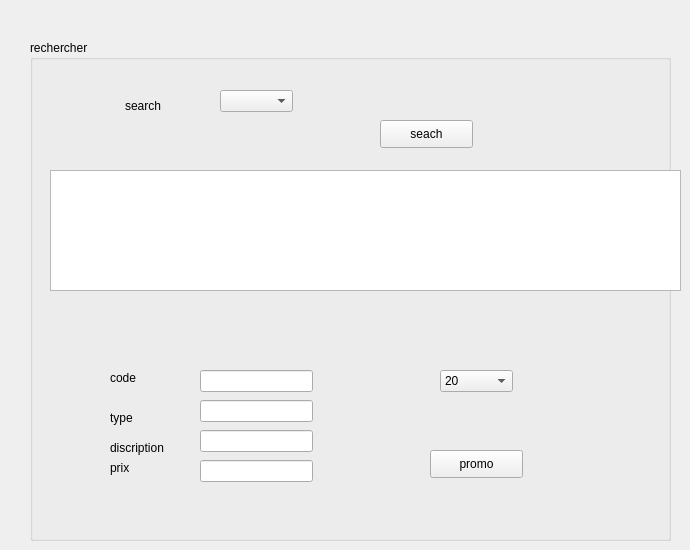
         <widget class="QWidget" name="rechercher_3">
          <attribute name="title">
           <string>recherhcer</string>
          </attribute>
          <widget class="QTableView" name="table_search_3">
           <property name="geometry">
            <rect>
             <x>50</x>
             <y>170</y>
             <width>631</width>
             <height>121</height>
            </rect>
           </property>
          </widget>
          <widget class="QLabel" name="label_143">
           <property name="geometry">
            <rect>
             <x>125</x>
             <y>95</y>
             <width>91</width>
             <height>21</height>
            </rect>
           </property>
           <property name="text">
            <string>search</string>
           </property>
          </widget>
          <widget class="QGroupBox" name="groupBox_26">
           <property name="geometry">
            <rect>
             <x>30</x>
             <y>40</y>
             <width>641</width>
             <height>501</height>
            </rect>
           </property>
           <property name="title">
            <string>rechercher</string>
           </property>
           <widget class="QComboBox" name="comboBox_code_search_3">
            <property name="geometry">
             <rect>
              <x>190</x>
              <y>50</y>
              <width>73</width>
              <height>22</height>
             </rect>
            </property>
           </widget>
           <widget class="QLineEdit" name="txt_code_3">
            <property name="geometry">
             <rect>
              <x>170</x>
              <y>330</y>
              <width>113</width>
              <height>22</height>
             </rect>
            </property>
           </widget>
           <widget class="QLineEdit" name="txt_type_3">
            <property name="geometry">
             <rect>
              <x>170</x>
              <y>360</y>
              <width>113</width>
              <height>22</height>
             </rect>
            </property>
           </widget>
           <widget class="QLineEdit" name="txt_description_3">
            <property name="geometry">
             <rect>
              <x>170</x>
              <y>390</y>
              <width>113</width>
              <height>22</height>
             </rect>
            </property>
           </widget>
           <widget class="QLineEdit" name="txt_prix_3">
            <property name="geometry">
             <rect>
              <x>170</x>
              <y>420</y>
              <width>113</width>
              <height>22</height>
             </rect>
            </property>
           </widget>
           <widget class="QPushButton" name="search_pb_3">
            <property name="geometry">
             <rect>
              <x>350</x>
              <y>80</y>
              <width>93</width>
              <height>28</height>
             </rect>
            </property>
            <property name="text">
             <string>seach</string>
            </property>
           </widget>
           <widget class="QPushButton" name="promo_pb_3">
            <property name="geometry">
             <rect>
              <x>400</x>
              <y>410</y>
              <width>93</width>
              <height>28</height>
             </rect>
            </property>
            <property name="text">
             <string>promo</string>
            </property>
           </widget>
           <widget class="QComboBox" name="prom_box_3">
            <property name="geometry">
             <rect>
              <x>410</x>
              <y>330</y>
              <width>73</width>
              <height>22</height>
             </rect>
            </property>
            <item>
             <property name="text">
              <string>20</string>
             </property>
            </item>
            <item>
             <property name="text">
              <string>50</string>
             </property>
            </item>
            <item>
             <property name="text">
              <string>75</string>
             </property>
            </item>
           </widget>
           <widget class="QLabel" name="label_144">
            <property name="geometry">
             <rect>
              <x>80</x>
              <y>330</y>
              <width>56</width>
              <height>16</height>
             </rect>
            </property>
            <property name="text">
             <string>code</string>
            </property>
           </widget>
           <widget class="QLabel" name="label_145">
            <property name="geometry">
             <rect>
              <x>80</x>
              <y>370</y>
              <width>56</width>
              <height>16</height>
             </rect>
            </property>
            <property name="text">
             <string>type</string>
            </property>
           </widget>
           <widget class="QLabel" name="label_146">
            <property name="geometry">
             <rect>
              <x>80</x>
              <y>400</y>
              <width>71</width>
              <height>16</height>
             </rect>
            </property>
            <property name="text">
             <string>discription</string>
            </property>
           </widget>
           <widget class="QLabel" name="label_147">
            <property name="geometry">
             <rect>
              <x>80</x>
              <y>420</y>
              <width>56</width>
              <height>16</height>
             </rect>
            </property>
            <property name="text">
             <string>prix</string>
            </property>
           </widget>
          </widget>
          <zorder>label_143</zorder>
          <zorder>groupBox_26</zorder>
          <zorder>table_search_3</zorder>
         </widget>
